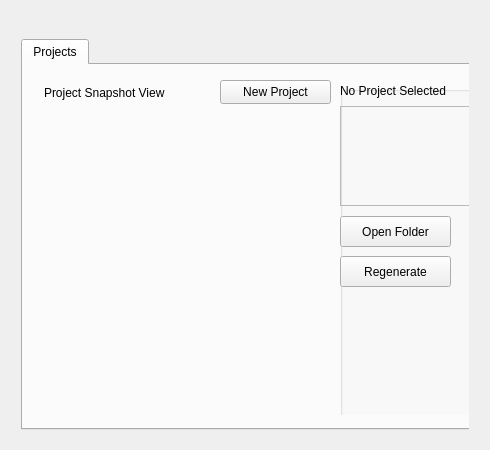
<ui version="4.0" >
 <class>Torque3DFrontloaderClass</class>
 <widget class="QMainWindow" name="Torque3DFrontloaderClass" >
  <property name="geometry" >
   <rect>
    <x>0</x>
    <y>0</y>
    <width>490</width>
    <height>450</height>
   </rect>
  </property>
  <property name="minimumSize" >
   <size>
    <width>490</width>
    <height>450</height>
   </size>
  </property>
  <property name="maximumSize" >
   <size>
    <width>490</width>
    <height>450</height>
   </size>
  </property>
  <property name="windowTitle" >
   <string>Torque 3D Project Manager</string>
  </property>
  <property name="styleSheet" >
   <string/>
  </property>
  <widget class="QWidget" name="centralWidget" >
   <widget class="QWidget" name="layoutWidget" >
    <property name="geometry" >
     <rect>
      <x>0</x>
      <y>0</y>
      <width>480</width>
      <height>611</height>
     </rect>
    </property>
    <layout class="QVBoxLayout" >
     <property name="spacing" >
      <number>4</number>
     </property>
     <property name="bottomMargin" >
      <number>12</number>
     </property>
     <item>
      <widget class="QWidget" native="1" name="PageTitle" >
       <property name="maximumSize" >
        <size>
         <width>16777215</width>
         <height>14</height>
        </size>
       </property>
      </widget>
     </item>
     <item>
      <widget class="QWidget" native="1" name="widget" >
       <widget class="QTabWidget" name="TabSet" >
        <property name="geometry" >
         <rect>
          <x>10</x>
          <y>10</y>
          <width>470</width>
          <height>391</height>
         </rect>
        </property>
        <property name="currentIndex" >
         <number>0</number>
        </property>
        <widget class="QWidget" name="ExistingTab" >
         <attribute name="title" >
          <string>Projects</string>
         </attribute>
         <widget class="QWidget" name="layoutWidget" >
          <property name="geometry" >
           <rect>
            <x>0</x>
            <y>0</y>
            <width>691</width>
            <height>361</height>
           </rect>
          </property>
          <layout class="QHBoxLayout" >
           <item>
            <widget class="QWidget" native="1" name="ProjectSnapshotWidget" >
             <property name="maximumSize" >
              <size>
               <width>300</width>
               <height>16777215</height>
              </size>
             </property>
             <widget class="QLabel" name="label_13" >
              <property name="geometry" >
               <rect>
                <x>10</x>
                <y>8</y>
                <width>141</width>
                <height>17</height>
               </rect>
              </property>
              <property name="text" >
               <string>Project Snapshot View</string>
              </property>
             </widget>
             <widget class="QPushButton" name="CreateNewProjectButton" >
              <property name="geometry" >
               <rect>
                <x>186</x>
                <y>4</y>
                <width>111</width>
                <height>24</height>
               </rect>
              </property>
              <property name="toolTip" >
               <string>Create a new project</string>
              </property>
              <property name="text" >
               <string>New Project</string>
              </property>
              <property name="icon" >
               <iconset resource="../../source/torque3dfrontloader.qrc" >:/Torque3DFrontloader/resources/new.png</iconset>
              </property>
             </widget>
             <widget class="ProjectTree" native="1" name="ProjectTreeList" >
              <property name="geometry" >
               <rect>
                <x>10</x>
                <y>29</y>
                <width>286</width>
                <height>329</height>
               </rect>
              </property>
             </widget>
            </widget>
           </item>
           <item>
            <widget class="QWidget" native="1" name="widget_6" >
             <widget class="QGroupBox" name="ProjectInformationGroupBox" >
              <property name="geometry" >
               <rect>
                <x>0</x>
                <y>10</y>
                <width>160</width>
                <height>361</height>
               </rect>
              </property>
              <property name="font" >
               <font>
                <family>Arial</family>
                <weight>50</weight>
                <italic>false</italic>
                <bold>false</bold>
               </font>
              </property>
              <property name="title" >
               <string/>
              </property>
              <property name="flat" >
               <bool>true</bool>
              </property>
              <widget class="QLabel" name="ExistingProjectInfoMyGameName" >
               <property name="geometry" >
                <rect>
                 <x>0</x>
                 <y>-5</y>
                 <width>160</width>
                 <height>20</height>
                </rect>
               </property>
               <property name="sizePolicy" >
                <sizepolicy vsizetype="Preferred" hsizetype="Preferred" >
                 <horstretch>0</horstretch>
                 <verstretch>0</verstretch>
                </sizepolicy>
               </property>
               <property name="font" >
                <font>
                 <family>Arial</family>
                 <weight>50</weight>
                 <italic>false</italic>
                 <bold>false</bold>
                </font>
               </property>
               <property name="autoFillBackground" >
                <bool>false</bool>
               </property>
               <property name="text" >
                <string>No Project Selected</string>
               </property>
               <property name="scaledContents" >
                <bool>false</bool>
               </property>
              </widget>
              <widget class="QLabel" name="ExistingProjectInfoPreviewImage" >
               <property name="geometry" >
                <rect>
                 <x>0</x>
                 <y>20</y>
                 <width>150</width>
                 <height>100</height>
                </rect>
               </property>
               <property name="frameShape" >
                <enum>QFrame::StyledPanel</enum>
               </property>
              </widget>
              <widget class="QPushButton" name="OpenFolderButton" >
              <property name="enabled" >
                <bool>true</bool>
              </property>
              <property name="geometry" >
                <rect>
                <x>0</x>
                <y>130</y>
                <width>111</width>
                <height>31</height>
                </rect>
              </property>
              <property name="toolTip" >
                <string>Open the project's folder</string>
              </property>
              <property name="text" >
                <string>Open Folder</string>
              </property>
              <property name="icon" >
                <iconset resource="../../source/torque3dfrontloader.qrc" >:/Torque3DFrontloader/resources/open-c.png</iconset>
              </property>
              <property name="flat" >
                <bool>false</bool>
              </property>
              </widget>
              <widget class="QPushButton" name="GenerateSourceButton" >
              <property name="enabled" >
                <bool>true</bool>
              </property>
              <property name="geometry" >
                <rect>
                <x>0</x>
                <y>170</y>
                <width>111</width>
                <height>31</height>
                </rect>
              </property>
              <property name="toolTip" >
                <string>&lt;html>&lt;head>&lt;meta name="qrichtext" content="1" />&lt;style type="text/css">
p, li { white-space: pre-wrap; }
&lt;/style>&lt;/head>&lt;body style=" font-family:'MS Shell Dlg 2'; font-size:8.25pt; font-weight:400; font-style:normal;">
&lt;p style=" margin-top:0px; margin-bottom:0px; margin-left:0px; margin-right:0px; -qt-block-indent:0; text-indent:0px; font-size:8pt;">This will regenerate the source code projects&lt;/p>&lt;/body>&lt;/html></string>
              </property>
              <property name="text" >
                <string>Regenerate</string>
              </property>
              <property name="icon" >
                <iconset resource="../../source/torque3dfrontloader.qrc" >:/Torque3DFrontloader/resources/cleanup-c.png</iconset>
              </property>
              </widget>
             </widget>
            </widget>
           </item>
          </layout>
         </widget>
        </widget>
       </widget>
      </widget>
     </item>
     <item>
      <widget class="QWidget" native="1" name="PageBase" >
       <property name="maximumSize" >
        <size>
         <width>16777215</width>
         <height>105</height>
        </size>
       </property>
       <widget class="QGroupBox" name="QuickStartGroupBox" >
        <property name="geometry" >
         <rect>
          <x>10</x>
          <y>0</y>
          <width>681</width>
          <height>114</height>
         </rect>
        </property>
        <property name="font" >
         <font>
          <family>Arial</family>
          <weight>50</weight>
          <italic>false</italic>
          <bold>false</bold>
         </font>
        </property>
        <property name="title" >
         <string>Quick Start Video Tutorials</string>
        </property>
        <property name="flat" >
         <bool>true</bool>
        </property>
        <widget class="QFrame" name="frame_2" >
         <property name="geometry" >
          <rect>
           <x>10</x>
           <y>20</y>
           <width>106</width>
           <height>68</height>
          </rect>
         </property>
         <property name="frameShape" >
          <enum>QFrame::Box</enum>
         </property>
         <property name="frameShadow" >
          <enum>QFrame::Plain</enum>
         </property>
        </widget>
        <widget class="QLabel" name="label_19" >
         <property name="geometry" >
          <rect>
           <x>10</x>
           <y>90</y>
           <width>86</width>
           <height>18</height>
          </rect>
         </property>
         <property name="text" >
          <string>Getting Started</string>
         </property>
        </widget>
        <widget class="QFrame" name="frame_3" >
         <property name="geometry" >
          <rect>
           <x>140</x>
           <y>20</y>
           <width>106</width>
           <height>68</height>
          </rect>
         </property>
         <property name="frameShape" >
          <enum>QFrame::Box</enum>
         </property>
         <property name="frameShadow" >
          <enum>QFrame::Plain</enum>
         </property>
        </widget>
        <widget class="QLabel" name="label_20" >
         <property name="geometry" >
          <rect>
           <x>140</x>
           <y>90</y>
           <width>86</width>
           <height>18</height>
          </rect>
         </property>
         <property name="text" >
          <string>World Editor</string>
         </property>
        </widget>
        <widget class="QFrame" name="frame_4" >
         <property name="geometry" >
          <rect>
           <x>270</x>
           <y>20</y>
           <width>106</width>
           <height>68</height>
          </rect>
         </property>
         <property name="frameShape" >
          <enum>QFrame::Box</enum>
         </property>
         <property name="frameShadow" >
          <enum>QFrame::Plain</enum>
         </property>
        </widget>
        <widget class="QLabel" name="label_21" >
         <property name="geometry" >
          <rect>
           <x>270</x>
           <y>90</y>
           <width>86</width>
           <height>18</height>
          </rect>
         </property>
         <property name="text" >
          <string>Editing Terrain</string>
         </property>
        </widget>
        <widget class="QLabel" name="label_22" >
         <property name="geometry" >
          <rect>
           <x>400</x>
           <y>90</y>
           <width>86</width>
           <height>18</height>
          </rect>
         </property>
         <property name="text" >
          <string>Editing Script</string>
         </property>
        </widget>
        <widget class="QFrame" name="frame_5" >
         <property name="geometry" >
          <rect>
           <x>400</x>
           <y>20</y>
           <width>106</width>
           <height>68</height>
          </rect>
         </property>
         <property name="frameShape" >
          <enum>QFrame::Box</enum>
         </property>
         <property name="frameShadow" >
          <enum>QFrame::Plain</enum>
         </property>
        </widget>
        <widget class="QGroupBox" name="HelpGroupBox" >
         <property name="geometry" >
          <rect>
           <x>520</x>
           <y>10</y>
           <width>161</width>
           <height>101</height>
          </rect>
         </property>
         <widget class="QPushButton" name="pushButton_4" >
          <property name="geometry" >
           <rect>
            <x>80</x>
            <y>10</y>
            <width>75</width>
            <height>23</height>
           </rect>
          </property>
          <property name="text" >
           <string>PushButton</string>
          </property>
         </widget>
         <widget class="QPushButton" name="pushButton_5" >
          <property name="geometry" >
           <rect>
            <x>80</x>
            <y>30</y>
            <width>75</width>
            <height>23</height>
           </rect>
          </property>
          <property name="text" >
           <string>PushButton</string>
          </property>
         </widget>
         <widget class="QPushButton" name="pushButton_6" >
          <property name="geometry" >
           <rect>
            <x>80</x>
            <y>50</y>
            <width>75</width>
            <height>23</height>
           </rect>
          </property>
          <property name="text" >
           <string>PushButton</string>
          </property>
         </widget>
         <widget class="QPushButton" name="pushButton_7" >
          <property name="geometry" >
           <rect>
            <x>80</x>
            <y>70</y>
            <width>75</width>
            <height>23</height>
           </rect>
          </property>
          <property name="text" >
           <string>PushButton</string>
          </property>
         </widget>
        </widget>
       </widget>
      </widget>
     </item>
    </layout>
   </widget>
   <widget class="QLabel" name="label_2" >
    <property name="geometry" >
     <rect>
      <x>290</x>
      <y>8</y>
      <width>189</width>
      <height>36</height>
     </rect>
    </property>
    <property name="text" >
     <string/>
    </property>
    <property name="pixmap" >
     <pixmap resource="../../source/torque3dfrontloader.qrc" >:/Torque3DFrontloader/resources/Torque_3D_Logo_white.png</pixmap>
    </property>
   </widget>
  </widget>
  <widget class="QMenuBar" name="menuBar" >
   <property name="geometry" >
    <rect>
     <x>0</x>
     <y>0</y>
     <width>700</width>
     <height>22</height>
    </rect>
   </property>
  </widget>
  <action name="actionRefresh_Stylesheet" >
   <property name="text" >
    <string>Refresh Stylesheet</string>
   </property>
  </action>
 </widget>
 <layoutdefault spacing="6" margin="11" />
 <customwidgets>
  <customwidget>
   <class>ProjectTree</class>
   <extends>QWidget</extends>
   <header>ProjectTree.h</header>
   <container>1</container>
  </customwidget>
 </customwidgets>
 <resources>
  <include location="../../source/torque3dfrontloader.qrc" />
 </resources>
 <connections/>
</ui>
